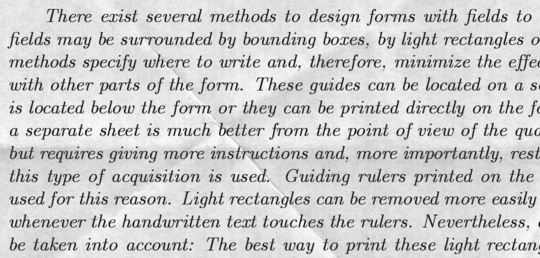
#> input picture 24 november Homework/sharpening/123.png, 540 x 258 px
$ jupyter execute sharpening.ipynb
#> lines starting #> are read from the running program, lines starting #| are printed output that depends on the picture
[cell 1]
import cv2 as cv
img=cv.imread('123.png')
#> img is the input picture: shape (258, 540, 3); min 8, max 255, mean 204.3
img=cv.cvtColor(img,cv.COLOR_RGB2GRAY)
#> img: shape (258, 540)
_, result=cv.threshold(img,50,22,cv.THRESH_BINARY)
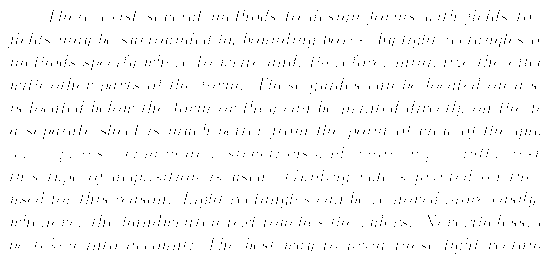
#> result: shape (258, 540); values 0 (black) and 22 (white), 97.9% white; black in thin lines or dots
adaptive=cv.adaptiveThreshold(img,255,cv.ADAPTIVE_THRESH_GAUSSIAN_C,cv.THRESH_BINARY,21,4)
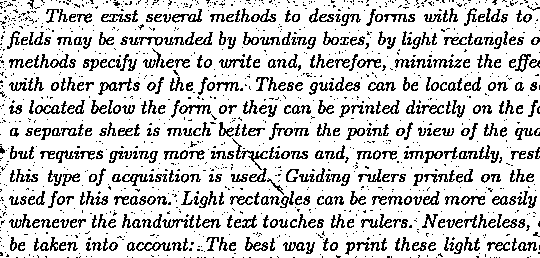
#> adaptive: shape (258, 540); 81% white; black in thin lines or dots

cv.imshow('Adaptive Result',adaptive)
cv.waitKey(0)
cv.destroyAllWindows()
